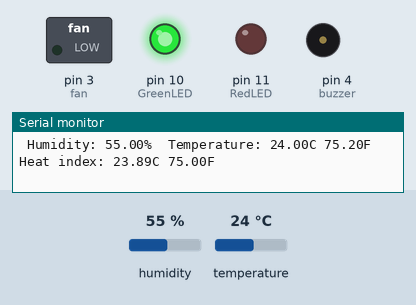
Bench run of a sketch on a simulated Arduino Uno, built with avr-gcc and run on an emulated ATmega328P. Parts: switched loads named in the sketch (green lamp = pin HIGH), output pins drawn as LEDs (lit = HIGH), buzzer (waves = sounding, pin HIGH), the last lines printed to the serial monitor. The test bench sets the inputs (shaded band); at power-on: humidity 55 %, temperature 24 °C.

Above: at 4.8 s.
4.9 s: humidity set to 59 %
7.9 s: humidity set to 62 %
At 9.5 s:
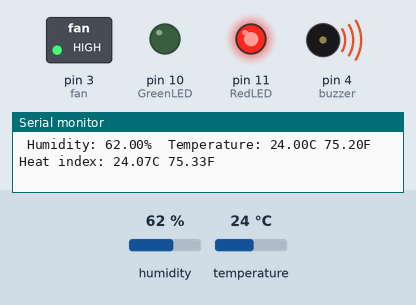
10.9 s: humidity set to 22 %
At 12.5 s:
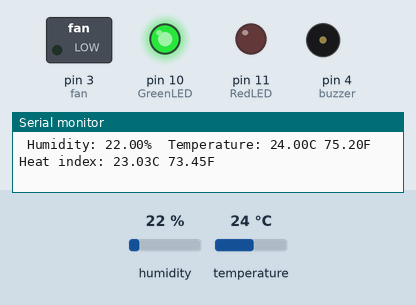
13.9 s: humidity set to 68 %
At 15.2 s:
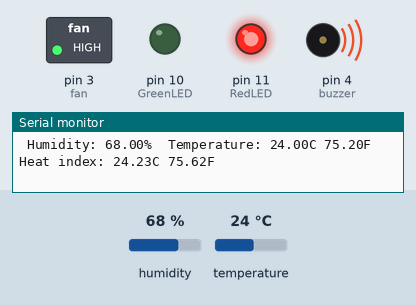
Timing chart, 0 to 16.9 s (numbered marks = the images above; inputs shaded):
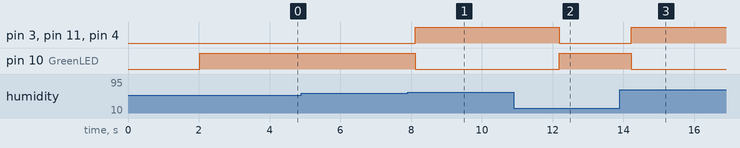

The sketch:

DHT11_tem_sensor.ino
```cpp
#include "DHT.h"
#define DHTPIN 2     // Digital pin connected to the DHT sensor
#define DHTTYPE DHT11   // DHT 11

//#define DHTTYPE DHT21   // DHT 21 (AM2301)

DHT dht(DHTPIN, DHTTYPE);
int fan= 3;
int GreenLED = 10;
int RedLED = 11;
const int buzzer = 4;
void setup() {
  pinMode(fan, OUTPUT);
  pinMode(GreenLED, OUTPUT);
  pinMode(RedLED, OUTPUT);
  pinMode(buzzer, OUTPUT);
  Serial.begin(9600);
  Serial.println(F("DHTxx test!"));

  dht.begin();
}

void loop() {
  // Wait a few seconds between measurements.
  delay(2000);

  // Reading temperature or humidity takes about 250 milliseconds!
  // Sensor readings may also be up to 2 seconds 'old' (its a very slow sensor)
  float h = dht.readHumidity(); // Read Humidity
  float t = dht.readTemperature(); // Read temperature as Celsius (the default)
  float f = dht.readTemperature(true);  // Read temperature as Fahrenheit (isFahrenheit = true)

  // Check if any reads failed and exit early (to try again).
  if (isnan(h) || isnan(t) || isnan(f)) {
    Serial.println(F("Failed to read from DHT sensor!"));
    return;
  }

  // Compute heat index in Fahrenheit (the default)
  float hif = dht.computeHeatIndex(f, h);
  // Compute heat index in Celsius (isFahreheit = false)
  float hic = dht.computeHeatIndex(t, h, false);
  if (h>60){
    digitalWrite(RedLED, HIGH);
    digitalWrite(buzzer, HIGH);
    analogWrite(fan, 255);
    digitalWrite(GreenLED, LOW);
    }
   else if (h<60) {
    digitalWrite(RedLED, LOW);
    digitalWrite(GreenLED, HIGH);
    digitalWrite(buzzer, LOW);
    analogWrite(fan, 0);
  }
  Serial.print(F(" Humidity: "));
  Serial.print(h);
  Serial.print(F("%  Temperature: "));
  Serial.print(t);
  Serial.print(F("C "));
  Serial.print(f);
  Serial.print(F("F  Heat index: "));
  Serial.print(hic);
  Serial.print(F("C "));
  Serial.print(hif);
  Serial.println(F("F"));
}
```

Measured:
- the behaviour switches between 60 and 61 % on humidity (found by bisection; images 0 and 1)
- after the input at 7.9 s, pin 3 (fan), pin 11 (RedLED), pin 4 (buzzer): LOW → HIGH after 0.22 s; pin 10 (GreenLED): HIGH → LOW after 0.22 s
- after the input at 10.9 s, pin 3 (fan), pin 11 (RedLED), pin 4 (buzzer): HIGH → LOW after 1.3 s; pin 10 (GreenLED): LOW → HIGH after 1.3 s
- after the input at 13.9 s, pin 3 (fan), pin 11 (RedLED), pin 4 (buzzer): LOW → HIGH after 0.32 s; pin 10 (GreenLED): HIGH → LOW after 0.32 s
